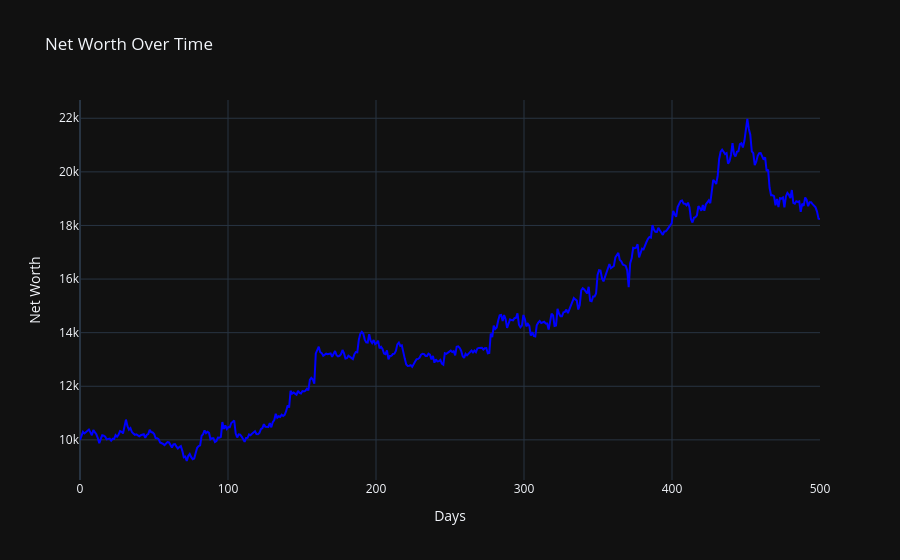

This figure's notebook cell:
### Code cell
# Dictionary to store test data and predictions


# Load the test data
# Normalization layer (reusing the one from training)
# Initialize the broker
broker = MockBroker(cash, price)



for i in range(days):
    print(f"--- Day {i} ---")
    predictions = []

    for symbol in nifty_symbols:
        predictions.append((symbol, data_pred[symbol][i][0]))

    # Sort the predictions by the prediction value
    predictions.sort(key=lambda x: x[1], reverse=True)

    # Get the top 3 symbols with the highest prediction values
    top_3_symbols = predictions[:3]
    print(top_3_symbols)
    broker.sell_off_if_thres(i,loss_thres)


    for symbol, prediction in top_3_symbols[:1]:
        current_price = price[symbol][i]
        qty = np.floor(broker.Balance / (current_price))
        if prediction > threshold:
            broker.buy(symbol, current_price, qty)


x = np.linspace(0, days, days)  # 100 points between 0 and 10
y = broker.networth

fig = go.Figure()

# Add a line plot to the figure
fig.add_trace(go.Scatter(
    x=x,
    y=y,
    mode='lines',
    name='Net Worth',  # Legend label
    line=dict(color='blue', width=2)  # Line styling
))

# Add title and labels to the plot
fig.update_layout(
    title='Net Worth Over Time',
    xaxis_title='Days',
    yaxis_title='Net Worth',
    template='plotly_dark'  # Optional: Add a dark theme for the plot
)

# Show the plot
fig.show()

print(broker)

### Figure 1 — Plotly figure (JSON) as saved in the notebook; plotly's stock layout.template omitted (floating-point values rounded to 4 significant figures; data arrays with more than 128 entries replaced by an {"elided": "..."} marker saying what was removed)
{"data": [{"line": {"color": "blue", "width": 2}, "mode": "lines", "name": "Net Worth", "type": "scatter", "x": {"elided": "500 float values"}, "y": {"elided": "500 float values"}}], "layout": {"title": {"text": "Net Worth Over Time"}, "xaxis": {"title": {"text": "Days"}}, "yaxis": {"title": {"text": "Net Worth"}}}}
